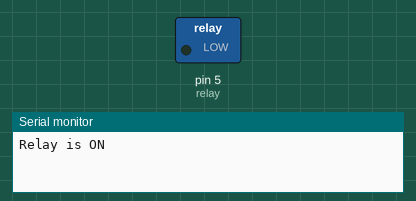
The sketch below on a simulated Arduino Uno, built with avr-gcc and run on an emulated ATmega328P. Parts: switched loads named in the sketch (green lamp = pin HIGH), the last lines printed to the serial monitor.

Above: at 1.5 s.
At 5.5 s:
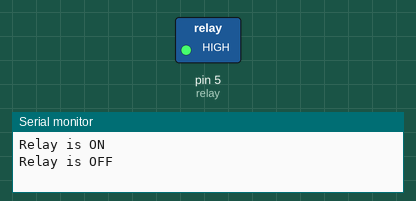
Timing chart, 0 to 10.4 s (numbered marks = the images above):
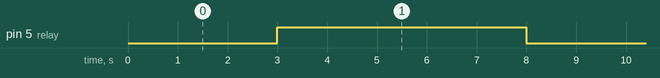

Measured:
- by itself, pin 5 (relay): alternates HIGH for 5.0 s and LOW for 3.0 s

The sketch:

relay.ino
```cpp
#define relay 5
void setup() {
  pinMode(relay,OUTPUT);
  Serial.begin(9600);
}

void loop() {
  digitalWrite(relay,LOW);
  Serial.println("Relay is ON");
  delay(3000);
  digitalWrite(relay,HIGH);
  Serial.println("Relay is OFF");
  delay(5000);

}
```
